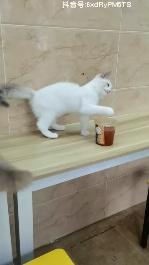
#> input picture imgs/douyu-frame-example_0da1dc04.png, 149 x 265 px, given in place of i, which was not available; the run also reads 1 picture not shown here
$ python -i create_classification_dataset.py   (imports and definitions only)
#> lines starting #> are read from the running program, lines starting #| are printed output that depends on the picture; pictures that were not available may be replaced by others from this repository, and a replacement may not be noted
import cv2
import os
from isort import file
import numpy as np
import random
from tqdm import tqdm
def crop(img, has_id = True):
    """
    has_id: If the cropped image has tiktok id.
    """
    if has_id == True:
    # According to our prior knowledge, the tictok id is in either top or bottom part in a image.
        if img.shape[1] > img.shape[0]: # if the image.rows > image.cols
            crop10 = img[:int(img.shape[0]/5),:int(img.shape[1]/5*2)] # The tictok id is not in the middle part.
            crop11 = img[:int(img.shape[0]/5),int(img.shape[1]/5*3):]
            crop1 = np.concatenate((crop10,crop11),axis=1)
            crop20 = img[int(img.shape[0]/5*4):,:int(img.shape[1]/5*2)]
            crop21 = img[int(img.shape[0]/5*4):,int(img.shape[1]/5*3):]
            crop2 = np.concatenate((crop20,crop21),axis=1)
        else:
            crop1 = img[:int(img.shape[0]/10),:]
            crop2 = img[int(img.shape[0]/10*9):int(img.shape[0]/10*10),:]
        return np.concatenate((crop1,crop2))
    else:
        if img.shape[1] > img.shape[0]: # if the image.rows > image.cols
            x1 = random.randint(1,3)
            x2 = random.randint(1,3)
            crop10 = img[int(img.shape[0]/5*(x1)):int(img.shape[0]/5*(x1+1)),:int(img.shape[1]/5*2)] # The tictok id is not in the middle part.
            crop11 = img[int(img.shape[0]/5*(x1)):int(img.shape[0]/5*(x1+1)),int(img.shape[1]/5*3):]
            crop1 = np.concatenate((crop10,crop11),axis=1)
            crop20 = img[int(img.shape[0]/5*(x2)):int(img.shape[0]/5*(x2+1)),:int(img.shape[1]/5*2)]
            crop21 = img[int(img.shape[0]/5*(x2)):int(img.shape[0]/5*(x2+1)),int(img.shape[1]/5*3):]
            crop2 = np.concatenate((crop20,crop21),axis=1)
        else:
            x1 = random.randint(2,7)
            x2 = random.randint(2,7)

            crop1 = img[int(img.shape[0]/10*x1):int(img.shape[0]/10*(x1+1)),:]
            crop2 = img[int(img.shape[0]/10*x2):int(img.shape[0]/10*(x2+1)),:]
            if random.randint(1,8)<=2:
                crop1 = np.zeros_like(crop1)
            if random.randint(1,8)<=2:
                crop2 = np.zeros_like(crop2)
            img = np.concatenate((crop1,crop2))
        return np.concatenate((crop1,crop2))

def create_classification_dataset(files):
    # Create Imagenet like dataset to train if there is a tiktok id in a image.
#> called with files = 'imgs/douyu-frame-example_0da1dc04.png'
    for file in tqdm(files):
        img = cv2.imread(file)
#> img is the input picture: shape (265, 149, 3); mean B, G, R 128.4, 145.1, 149.9
        if "train" in file_path:
            img = cv2.resize(img,(int(img.shape[1]/1.7),int(img.shape[0]/1.7)))
        file = file.split("/")[-1]
        for has_id in [False,True]:
            if has_id == 1:
                img_has_id = crop(img,has_id)
                if os.path.exists("./data/classification/has_id")==False:
                    os.mkdir("./data/classification/has_id")
                cv2.imwrite("./data/classification/has_id/"+file,img_has_id)
            else:
                img_no_id = crop(img,has_id)
                if os.path.exists("./data/classification/no_id")==False:
                    os.mkdir("./data/classification/no_id")
                cv2.imwrite("./data/classification/no_id/"+file,img_no_id)
#> this loop made 2 passes
#> pass 1, in crop, `crop1 = img[int(img.shape[0]/10*x1):int(img.shape[0]/10*(x1+1)),:]`:
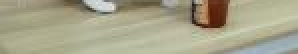
#> crop1: shape (27, 149, 3) (shown 2 times larger); mean B, G, R 138.1, 163.5, 166.7
#> pass 1, in crop, `img = np.concatenate((crop1,crop2))`:
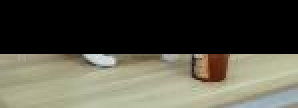
#> img: shape (54, 149, 3) (shown 2 times larger); mean B, G, R 69.1, 81.8, 83.4
#> pass 2, in crop (call 2), `crop1 = img[:int(img.shape[0]/10),:]`:
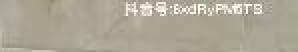
#> crop1: shape (26, 149, 3) (shown 2 times larger); mean B, G, R 150.1, 167.7, 173.6
#> pass 2, in crop (call 2), `crop2 = img[int(img.shape[0]/10*9):int(img.shape[0]/10*10),:]`:
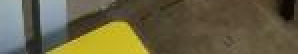
#> crop2: shape (27, 149, 3) (shown 2 times larger); mean B, G, R 66.4, 95.8, 103

import random
file_path = ["./data/test_set_random/","./data/train_set_random/"]
# Random choose 20000 images to create the dataset.
# [1 line that did not run here, left out]
# [1 line that did not run here, left out]
# [1 line that did not run here, left out]
# [1 line that did not run here, left out]
# [1 line that did not run here, left out]

# [3 lines not run here, left out]

#> (the run stopped early here; a loop or call above may not have finished)
